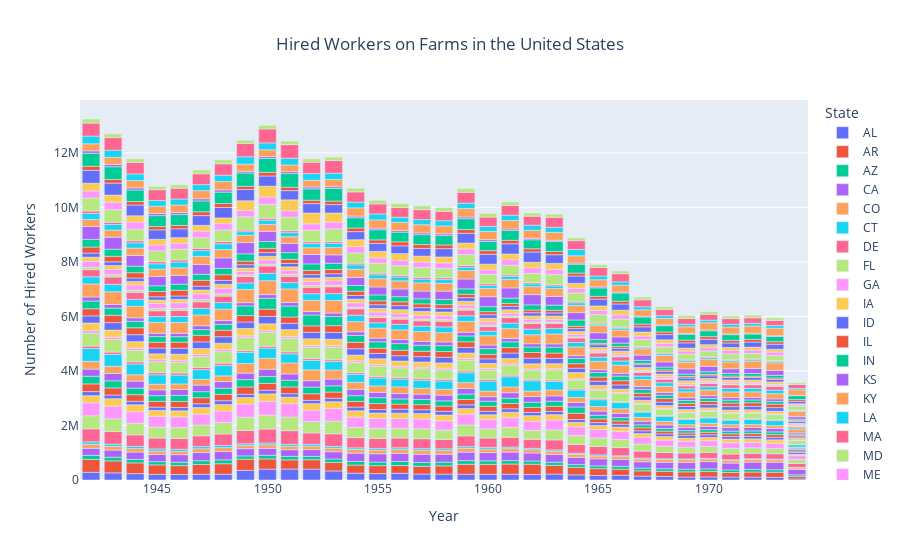

Notebook source saved alongside this figure:
### Markdown cell above
As this project aims to explore changes correlating with the end of the Bracero Program, it is initially helpful to look at how the overall impact on the industry. The following therefore uses the data from the "HiredWorkers" category, a category that looks at all workers on farms, not just seasonal workers.

### Code cell
hired_df = farmworkers_df[farmworkers_df['HiredWorkers'].notna()]
hired_year = hired_df.groupby(['State', 'Year'])['HiredWorkers'].mean().reset_index()

import plotly.express as px

hiredfig = px.bar(hired_year, x='Year', y='HiredWorkers', color='State', title="Hired Workers on Farms in the United States",
                 labels={'HiredWorkers': 'Number of Hired Workers'})

hiredfig.update_layout(title={'x':0.5, 'xanchor': 'center'})
hiredfig.show()
